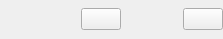
<?xml version="1.0" encoding="UTF-8"?>
<ui version="4.0">
 <class>FormFriendItemCompare</class>
 <widget class="QWidget" name="FormFriendItemCompare">
  <property name="geometry">
   <rect>
    <x>0</x>
    <y>0</y>
    <width>223</width>
    <height>39</height>
   </rect>
  </property>
  <property name="windowTitle">
   <string>Form</string>
  </property>
  <layout class="QHBoxLayout" name="horizontalLayout">
   <property name="leftMargin">
    <number>0</number>
   </property>
   <property name="topMargin">
    <number>0</number>
   </property>
   <property name="rightMargin">
    <number>0</number>
   </property>
   <property name="bottomMargin">
    <number>0</number>
   </property>
   <item>
    <widget class="QLabel" name="LabelName">
     <property name="text">
      <string/>
     </property>
    </widget>
   </item>
   <item>
    <spacer name="horizontalSpacer">
     <property name="orientation">
      <enum>Qt::Horizontal</enum>
     </property>
     <property name="sizeHint" stdset="0">
      <size>
       <width>40</width>
       <height>20</height>
      </size>
     </property>
    </spacer>
   </item>
   <item>
    <widget class="ButtonReachedType" name="Filter">
     <property name="text">
      <string/>
     </property>
    </widget>
   </item>
   <item>
    <widget class="QLabel" name="LabelPercent">
     <property name="minimumSize">
      <size>
       <width>50</width>
       <height>0</height>
      </size>
     </property>
     <property name="maximumSize">
      <size>
       <width>50</width>
       <height>16777215</height>
      </size>
     </property>
     <property name="text">
      <string/>
     </property>
    </widget>
   </item>
   <item>
    <widget class="QPushButton" name="ButtonDelete">
     <property name="text">
      <string/>
     </property>
    </widget>
   </item>
  </layout>
 </widget>
 <customwidgets>
  <customwidget>
   <class>ButtonReachedType</class>
   <extends>QPushButton</extends>
   <header>subWidgets/withData/buttonreachedtype.h</header>
  </customwidget>
 </customwidgets>
 <resources/>
 <connections/>
</ui>
